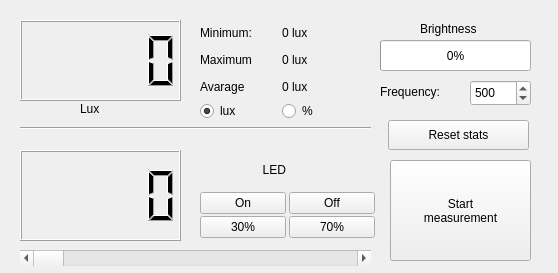
<?xml version="1.0" encoding="UTF-8"?>
<ui version="4.0">
 <class>PiCo</class>
 <widget class="QWidget" name="PiCo">
  <property name="geometry">
   <rect>
    <x>0</x>
    <y>0</y>
    <width>558</width>
    <height>273</height>
   </rect>
  </property>
  <property name="sizePolicy">
   <sizepolicy hsizetype="Fixed" vsizetype="Fixed">
    <horstretch>0</horstretch>
    <verstretch>0</verstretch>
   </sizepolicy>
  </property>
  <property name="windowTitle">
   <string>PiCo</string>
  </property>
  <widget class="QLCDNumber" name="lcdLux">
   <property name="geometry">
    <rect>
     <x>20</x>
     <y>20</y>
     <width>161</width>
     <height>81</height>
    </rect>
   </property>
  </widget>
  <widget class="QLabel" name="textLux">
   <property name="geometry">
    <rect>
     <x>80</x>
     <y>100</y>
     <width>31</width>
     <height>17</height>
    </rect>
   </property>
   <property name="text">
    <string>Lux</string>
   </property>
  </widget>
  <widget class="QPushButton" name="pushButton">
   <property name="geometry">
    <rect>
     <x>390</x>
     <y>160</y>
     <width>141</width>
     <height>101</height>
    </rect>
   </property>
   <property name="text">
    <string>Start
measurement</string>
   </property>
  </widget>
  <widget class="QScrollBar" name="scrollLed">
   <property name="geometry">
    <rect>
     <x>20</x>
     <y>250</y>
     <width>351</width>
     <height>16</height>
    </rect>
   </property>
   <property name="maximum">
    <number>100</number>
   </property>
   <property name="orientation">
    <enum>Qt::Horizontal</enum>
   </property>
  </widget>
  <widget class="QLCDNumber" name="lcdLed">
   <property name="geometry">
    <rect>
     <x>20</x>
     <y>150</y>
     <width>161</width>
     <height>91</height>
    </rect>
   </property>
   <property name="smallDecimalPoint">
    <bool>false</bool>
   </property>
   <property name="segmentStyle">
    <enum>QLCDNumber::Filled</enum>
   </property>
  </widget>
  <widget class="QProgressBar" name="progLux">
   <property name="geometry">
    <rect>
     <x>380</x>
     <y>40</y>
     <width>151</width>
     <height>31</height>
    </rect>
   </property>
   <property name="value">
    <number>0</number>
   </property>
  </widget>
  <widget class="Line" name="divider">
   <property name="geometry">
    <rect>
     <x>20</x>
     <y>120</y>
     <width>351</width>
     <height>16</height>
    </rect>
   </property>
   <property name="orientation">
    <enum>Qt::Horizontal</enum>
   </property>
  </widget>
  <widget class="QWidget" name="gridLayoutWidget">
   <property name="geometry">
    <rect>
     <x>200</x>
     <y>150</y>
     <width>175</width>
     <height>88</height>
    </rect>
   </property>
   <layout class="QGridLayout" name="gridLayout">
    <property name="horizontalSpacing">
     <number>3</number>
    </property>
    <property name="verticalSpacing">
     <number>2</number>
    </property>
    <item row="2" column="1">
     <widget class="QPushButton" name="ledOff">
      <property name="text">
       <string>Off</string>
      </property>
     </widget>
    </item>
    <item row="2" column="0">
     <widget class="QPushButton" name="ledOn">
      <property name="text">
       <string>On</string>
      </property>
     </widget>
    </item>
    <item row="3" column="0">
     <widget class="QPushButton" name="ledAlt1">
      <property name="text">
       <string>30%</string>
      </property>
     </widget>
    </item>
    <item row="3" column="1">
     <widget class="QPushButton" name="ledAlt2">
      <property name="text">
       <string>70%</string>
      </property>
     </widget>
    </item>
    <item row="0" column="0">
     <widget class="QLabel" name="textLed">
      <property name="text">
       <string>LED</string>
      </property>
      <property name="alignment">
       <set>Qt::AlignRight|Qt::AlignTrailing|Qt::AlignVCenter</set>
      </property>
     </widget>
    </item>
   </layout>
  </widget>
  <widget class="QSpinBox" name="spinFreq">
   <property name="geometry">
    <rect>
     <x>470</x>
     <y>80</y>
     <width>61</width>
     <height>26</height>
    </rect>
   </property>
   <property name="layoutDirection">
    <enum>Qt::LeftToRight</enum>
   </property>
   <property name="minimum">
    <number>50</number>
   </property>
   <property name="maximum">
    <number>5000</number>
   </property>
   <property name="singleStep">
    <number>50</number>
   </property>
   <property name="value">
    <number>500</number>
   </property>
  </widget>
  <widget class="QLabel" name="textFrequency">
   <property name="geometry">
    <rect>
     <x>380</x>
     <y>76</y>
     <width>91</width>
     <height>31</height>
    </rect>
   </property>
   <property name="text">
    <string>Frequency:</string>
   </property>
  </widget>
  <widget class="QLabel" name="textBrightness">
   <property name="geometry">
    <rect>
     <x>420</x>
     <y>20</y>
     <width>81</width>
     <height>17</height>
    </rect>
   </property>
   <property name="text">
    <string>Brightness</string>
   </property>
  </widget>
  <widget class="QWidget" name="gridLayoutWidget_2">
   <property name="geometry">
    <rect>
     <x>200</x>
     <y>20</y>
     <width>161</width>
     <height>101</height>
    </rect>
   </property>
   <layout class="QGridLayout" name="gridLayout_2">
    <property name="horizontalSpacing">
     <number>3</number>
    </property>
    <property name="verticalSpacing">
     <number>2</number>
    </property>
    <item row="2" column="1">
     <widget class="QLabel" name="luxAvgVal">
      <property name="text">
       <string>0 lux</string>
      </property>
     </widget>
    </item>
    <item row="0" column="1">
     <widget class="QLabel" name="luxMinVal">
      <property name="text">
       <string>0 lux</string>
      </property>
     </widget>
    </item>
    <item row="2" column="0">
     <widget class="QLabel" name="textAvg">
      <property name="text">
       <string>Avarage</string>
      </property>
     </widget>
    </item>
    <item row="0" column="0">
     <widget class="QLabel" name="textMin">
      <property name="text">
       <string>Minimum:</string>
      </property>
     </widget>
    </item>
    <item row="1" column="0">
     <widget class="QLabel" name="textMax">
      <property name="text">
       <string>Maximum</string>
      </property>
     </widget>
    </item>
    <item row="1" column="1">
     <widget class="QLabel" name="luxMaxVal">
      <property name="text">
       <string>0 lux</string>
      </property>
     </widget>
    </item>
    <item row="3" column="0">
     <widget class="QRadioButton" name="radioLux">
      <property name="text">
       <string>lux</string>
      </property>
      <property name="checked">
       <bool>true</bool>
      </property>
     </widget>
    </item>
    <item row="3" column="1">
     <widget class="QRadioButton" name="radioPerc">
      <property name="text">
       <string>%</string>
      </property>
     </widget>
    </item>
   </layout>
  </widget>
  <widget class="QPushButton" name="pushButton_2">
   <property name="geometry">
    <rect>
     <x>388</x>
     <y>120</y>
     <width>141</width>
     <height>30</height>
    </rect>
   </property>
   <property name="text">
    <string>Reset stats</string>
   </property>
  </widget>
 </widget>
 <resources/>
 <connections/>
</ui>
